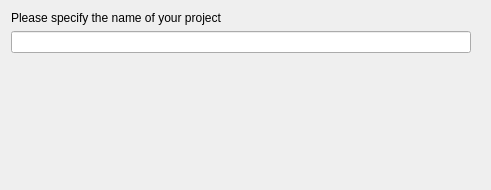
<?xml version="1.0" encoding="UTF-8"?>
<ui version="4.0">
 <class>ProjectNameWidget</class>
 <widget class="QWidget" name="ProjectNameWidget">
  <property name="geometry">
   <rect>
    <x>0</x>
    <y>0</y>
    <width>491</width>
    <height>190</height>
   </rect>
  </property>
  <property name="sizePolicy">
   <sizepolicy hsizetype="Expanding" vsizetype="Expanding">
    <horstretch>0</horstretch>
    <verstretch>0</verstretch>
   </sizepolicy>
  </property>
  <property name="minimumSize">
   <size>
    <width>491</width>
    <height>190</height>
   </size>
  </property>
  <property name="windowTitle">
   <string>Project name</string>
  </property>
  <layout class="QVBoxLayout" name="verticalLayout">
   <property name="rightMargin">
    <number>20</number>
   </property>
   <item>
    <widget class="QLabel" name="labelProject">
     <property name="text">
      <string>Please specify the name of your project</string>
     </property>
    </widget>
   </item>
   <item>
    <widget class="QLineEdit" name="projectName"/>
   </item>
   <item>
    <spacer name="verticalSpacer">
     <property name="orientation">
      <enum>Qt::Vertical</enum>
     </property>
     <property name="sizeHint" stdset="0">
      <size>
       <width>20</width>
       <height>122</height>
      </size>
     </property>
    </spacer>
   </item>
  </layout>
 </widget>
 <resources/>
 <connections/>
</ui>
